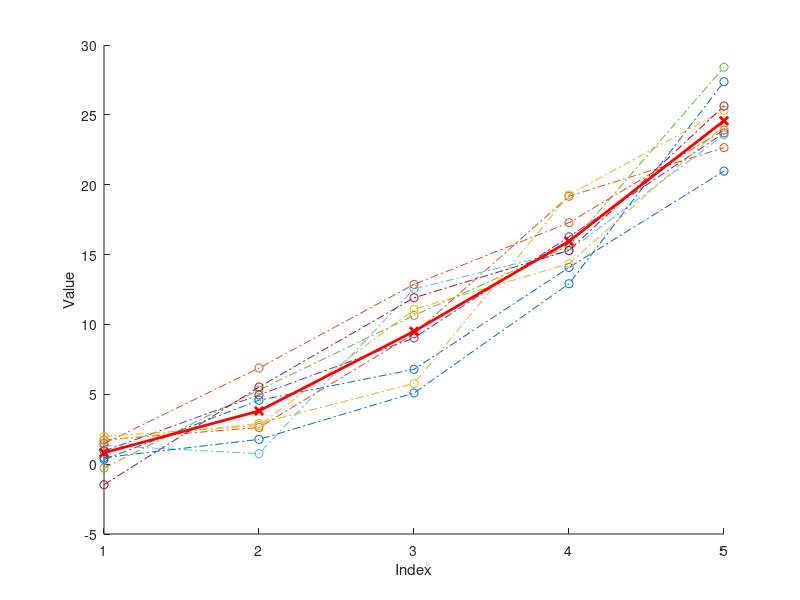
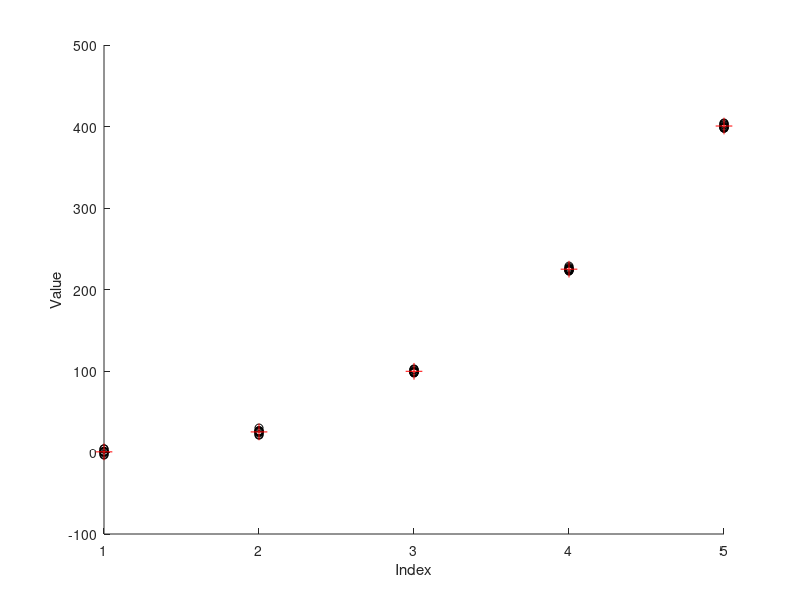

The MATLAB script that drew these images, in order:
%% Introduction To Iterations And Vectorization
% In this document we will cover the basics of iterative coding.
%%% 
% Often, it is desirable to recycle a piece of code, or apply some operation 
% to each element of an array. As we saw in the introductory materials for array 
% operations, there are a number of built-in ways MATLAB provides for 
% achieving even complex cases of iterative coding. These built-in methods are 
% examples of how MATLAB is a vectorized language. That means you can simply call 
% the function or operator on the array it will perform it along a specified dimension. 
% In other programming languages, vectorization is a task for the coder. For the 
% Python aficionado, you would know this from the iconic list expansion or list 
% comprehension, which is just a for loop wrapped in syntactic sugar. I digress.
% 
% Although most of the vectorization is handled by MATLAB, there are cases where 
% vectorization is simply not possible or optimal. So it is important to understand 
% how to iterate an operation and produce an organized looping algorithm. Let's 
% get to it.
%% Loops that update a value
% If you were given the task to sum a set of values and you were not allowed to use a
% built-in function to do so, such as |sum|, you might be tempted to simply add all
% the values up with the |+| operator. This would be very tedious for sets with many
% elements and prone to human error (the most common error). Let's say you were given
% 100 random integers in a variable called |values| and you were tasked with summing
% them all and storing the sum in a variable called |summedValues|.
%


%!
rng(1925);
values = randi([1,20],100,1); % column vector

%%% 
% With the principals of indexing you might be tempted to do something like:
%

%!
summedValues = 0; % initialize the variable as 0
summedValues = summedValues + values(1);
summedValues = summedValues + values(2);
summedValues = summedValues + values(3);
summedValues = summedValues + values(4);
summedValues = summedValues + values(5);
summedValues = summedValues + values(6);
% and so on...

%%% 
% In the end you would have 101 lines of code that looked incredibly similar, and
% your hand might be cramped from all the copy-paste actions.
% 
% Enter, *Loop Control Statements*!
%
% Loop control statements allow repeated execution of a block of code. MATLAB (R) has
% 2 types of loops, the for-loop and the while-loop. These loops are designated
% conveniently with the keywords |for| and |while|. As with any other keyword in
% MATLAB, they must be terminated with an |end| keyword. This means any code placed
% between |for| or |while| and the next |end| will be repeatedly run until either the
% number of iterations is reached, or until a watched condition changes. For example,
% we will use each loop type to demonstrate the differences between |for| and |while|
% loops.
%
%%% *FOR*
%
% |for| statements loop a specified number of times, keeping track of an iterator
% varaible with each iteration. Usually we consider this as an incremental iteration,
% but that kind of nomenclature hides the full power of the for loop iterator
% variable.
%
% With the |for| loop, we can set the iterator to just about anything we want. In
% this case, we want the iterator variable, which we'll call |iterator|, to simply
% become the indexing value for each of the indices in our |values| vector.
% 


%!
summedValues = 0; % re-initialize
for iterator = 1:numel(values) % iterator will be 1, then 2, ..., then numel(values)
  summedValues = summedValues + values( iterator );
end

% compare with the builtin function:
isequal(sum(values),summedValues)

%%%
% Notice how we update |summedValues| on each iteration just as we did above but
% stimply used an iterator instead of rewriting the code with only the index changed.
% We can use |for| in another way as well. In MATLAB, the iterator variable is
% defined by a row vector, that is it will only iterate in a row-wise manner. Armed
% with this information let's reduce our code footprint slightly.
% 

%!
summedValues = 0; % re-initialize
for value = values.'
  summedValues = summedValues + value;
end

% compare
isequal(sum(values),summedValues)

%%% 
% Notice how we can transpose |values| into a row vector and then the iterator,
% |value|, simple becomes each value, on after the other, until the last |value| in
% |values| is used.
%
%%% *WHILE*
% 
% |while| statements allow repeated execution of a block of code until the
% while-condition is false. That is, while some condition is |true|, run the code
% block over and over.
% 
% Now, you will see the following |while| loop construction a lot, but it is a stupid
% example of the power of |while| loops.
%

%!
summedValues = 0; % re-initialize
stupidUnnecessaryIterator = 1;
while stupidUnnecessaryIterator <= numel(values)
  % use the stupidUnnecessaryIterator as index to update sum
  summedValues = summedValues + values( stupidUnnecessaryIterator );
  % increment the stupidUnnecessaryIterator by 1
  stupidUnnecessaryIterator = stupidUnnecessaryIterator + 1;
end

% compare
isequal(sum(values),summedValues)


%%% 
% The above example is stupid, it is so much more work and way less readable that
% simply using a |for| loop. A better example is provided below. See if you can tell
% what is going on.
%


%!
valueCopy = values; % make copy of values to perform nondestructive analysis
summedValues = 0; % re-initialize
while ~isempty(valueCopy) % while valueCopy is not empty
  % update with the first index
  summedValues = summedValues + valueCopy(1);
  % drop the first index of values
  valueCopy(1) = [];
end

% compare
isequal(sum(values),summedValues)

%%% *Task 1*
% 
% Using a for loop, update two variables called |sumValues| and |valueCount| with the
% sum and count of |values|, respectively. Use these variable to then calculate the 
% mean of |values| and store the answer in a variable named |meanValues|. Disply the 
% output using |disp|. Recall that, generally speaking the arithmetic mean is 
% calculated by:
% 
% $$\bar{x}=\frac{1}{N}\sum_{i=1}^{N}x_i$$
% 
% where $i$ is the index and 
% $N$ is number of elements in $x$.
%


%@
sumValues = 0;
valueCount = 0;
for value = values'
  sumValues = sumValues + value;
  valueCount = valueCount + 1;
end

% calculate the mean
meanValues = sumValues / valueCount;

%!
% compare with builtin function
isequal(mean(values),meanValues)

%% Loops that calculate a new value
% We often need to perform some operation iteratively and keep track of the result
% generated on each iteration. The best way (at least in terms of readability) is to
% first initialize the storage variable and then populate it iteration by iteration.
% Generally speaking, we tend to have some idea how many iterations we will need for
% a process like this and so the |for| loop is usually the best approach.
% 
% To initialize a storage variable we simple create the variable with the appropriate
% type and size. For this example we will assume we have the following data matrix
% and we want to compute an average of each row.
% 

%!
rng(1984)
dataMatrix = randn(5,10) * 2 + ((1:5).^2).';
figure("color",[1,1,1]);
axes("nextplot",'add');
plot(1:5,dataMatrix,'-.o');
xlabel("Index");
ylabel("Value");

%%%
% Now, we can initialize our storage variable which will be a 5 element column
% vector. We can initialize it with any numeric value, it is good to make sure the
% initializing value won't interfere with any operations. In MATLAB, we can simply
% initialize as an empty matrix, i.e., |A = []|, but this doesn't allocate space in
% memory. Instead, since we know we are using numeric values, let's create an array
% of |NaN|, which are double-precision (see Data Types in the next module)
% not-a-number values.
%

%!
nRows = size(dataMatrix,1); % calculate the number of rows we will analyze
rowMeans = nan(nRows,1); % initialize
for row = 1:nRows % iterate of the row indices
  rowMeans(row) = mean(dataMatrix(row,:));
end
% append the line to the plot in thicker red
line(1:5,rowMeans,'color','r','linewidth',2,'marker','x');

% compare to builtin function
isequal(rowMeans,mean(dataMatrix,2))

%%% *Task 2* 
% 
% Use the defined data vector, |datVec|, and grouping variable, |grpInds|, below.
% Produce a |groupMeans| column vector of means from |datVec| based on the |unique| 
% groups in |grpInds|. Store the unique groups in a variable called |groups|.
%

%!
rng(2022); % random seed
% construct random normal data vector
datVec = reshape(randn(10,5) * 2 + ((0:5:20).^2),1,[]); %row vector
% construct ordered grouping
grpInds = reshape(ones(10,1) * (1:5),1,[]);
% shuffle data
shuffleInds = randperm(50);
datVec = datVec(shuffleInds);
grpInds = grpInds(shuffleInds);
% plot the data
figure("color",[1,1,1]);
axes("nextplot",'add');
plot(grpInds,datVec,'ko');

%@
groups = unique(grpInds);
nGroups = numel(groups);
groupMeans = nan(nGroups,1);
for g = 1:nGroups
  group = groups(g);
  grpData = datVec(grpInds == group);
  groupMeans(g) = mean(grpData); %populate storage
end

%!
% use line() to add the group means to plot
line(groups,groupMeans,'linestyle','none','color','r','marker','+','markersize',12);
xlabel("Index");
ylabel("Value");

%% Loop execution control
% *|break|*
% It is often useful to terminate a loop early, or to skip an iteration based on  
% some desired condition. To exit out of a loop entirely, we can use the |break;| 
% statement. Usually we would break a loop when some condition is met. For example, 
% we might setup a while loop to run until we encounter an particular condition
% 
%   while true
%     result = 1/randn(1); % may result in Inf
%     if isinf(result)
%       break;
%     end
%   end % end of while
%
%%% *Task 3*
% 
% Generate a Gaussian random row vector, |A|, of 1000 elements. Iterate over the 
% values of |A| until the value exceeds the interval $\[-2,2\]$. Report the 
% iteration number and the value that first exceeds the interval.
% 

%!
rng(1024)
%@
A = randn(1,1000);
for iter = 1:numel(A)
  value = A(iter);
  if abs(value) > 2
    disp("Iteration:");
    disp(iter);
    disp("Value:");
    disp(value);
    break;
  end
end

%%% 
% *|continue|*
% To force skip to the next iteration of the loop, we can use the 
% |continue;| statement. Typically we would |continue| based on some condition not 
% met by the iteration. A real world example would be selecting files from a folder 
% of data, we may encounter a data file that isn't the correct format or type. We   
% would want to skip that file. It might look something like this:
%
%   fileList = dir("*.mat");
%   for file = fileList'
%     S = load(file.name);
%     % Check for a DATA variable
%     if ~isfield(S,'DATA') % read: if 'DATA' is not a field of S
%       % No DATA varaible so skip this file
%       continue;
%     end
%     % the code below only runs when DATA is detected
%     % plot data
%     figure();
%     % for example, assume the DATA variable contains fields X and Y
%     plot(S.DATA.X, S.DATA.Y,":");
%     % add the file name to the plot title
%     title(regexprep(file.name,"_"," ")); %replace "_" with " "
%   end
% 
%%%
% In the above example, we use a conditional statement to validate the loaded file. 
% In future lectures we will dive into conditional programming much deeper. For now, 
% suffice it to say, you'll need to be able to readily combine tools and develop a 
% habit of testing your code often.
% 
%%% *Task 4*
%
% Create a loop that selective displays whole numbers in a sequence from 1 through 
% 50 that are divisible by 7.
% 

%@
for num = 1:50
  if mod(num,7)
    disp(num)
  end
end

%% Vectorized Operations
% As we saw in the Array Math module, MATLAB(R) has a number of built-in features 
% that allow for easy manipulation of data. So far, we have been talking about 
% looping over vectors and producing either a new value for each iteration, a 
% cumulative value updated at each iteration, or displaying some value. In the 
% following section, we will combine these principals to generate a simple analysis. 
% 
% 